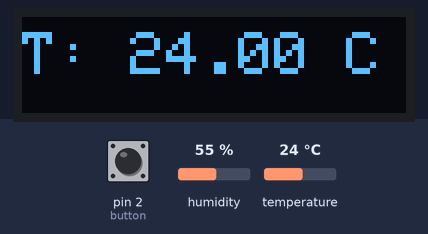
A sketch run on a simulated Arduino Uno, built with avr-gcc and run on an emulated ATmega328P. Shown: 128×32 one-colour display. The inputs (shaded band) are chosen by the test bench; at power-on: temperature 24 °C, pin 2 (button) HIGH, humidity 55 %.

Above: at 3.6 s.
3.7 s: temperature set to 12 °C
At 5.9 s:
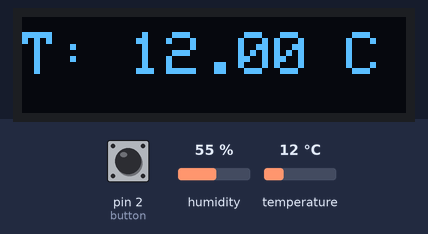
6.5 s: pin 2 (button) pulled LOW for 2.5 s
At 8.8 s:
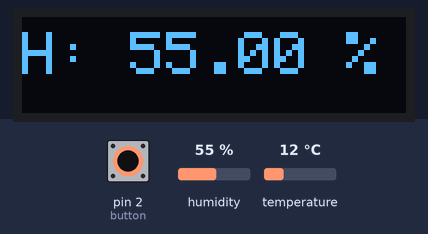
10.5 s: humidity set to 22 %
At 11.8 s:
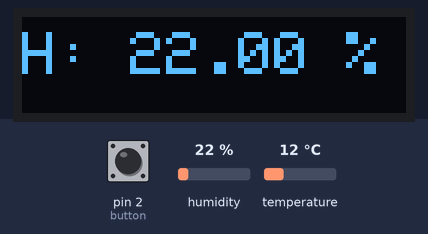
13.3 s: humidity set to 40 %
At 16.2 s:
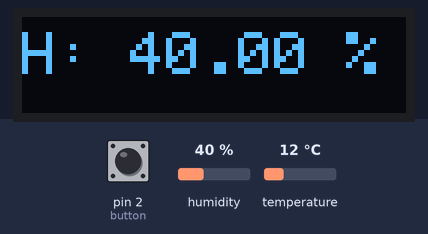
16.7 s: humidity set to 68 %
At 17.8 s:
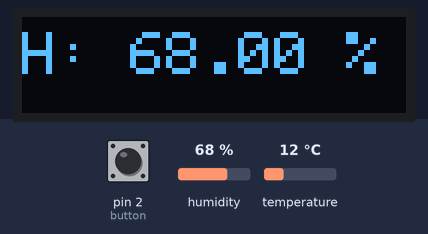
Timing chart, 0 to 19.7 s (numbered marks = the images above; inputs shaded):
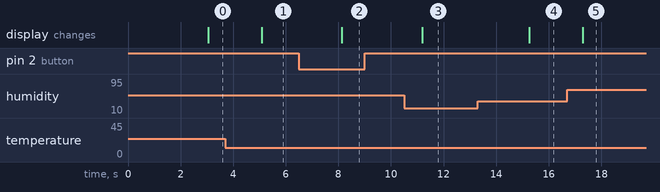

The sketch:

4-switch.ino
```cpp
#include <DHT.h>
#include <Adafruit_GFX.h>
#include <Adafruit_SSD1306.h>
#include <SPI.h>
#define DHTPin 8
#define SCREEN_WIDTH 128
#define SCREEN_HEIGTH 32
#define button 2

volatile bool status = false;

DHT dht(DHTPin, DHT22);
Adafruit_SSD1306 display(SCREEN_WIDTH, SCREEN_HEIGTH, &Wire, -1);

float temp, hum;
bool tempON = true;

void ISRoutine(){
  status = !status;
}

void setup() {
  Serial.begin(9600);
  dht.begin();
  pinMode(button, INPUT);
  attachInterrupt(digitalPinToInterrupt(button), ISRoutine, FALLING);

  if (!display.begin(SSD1306_SWITCHCAPVCC, 0x3C)){
    Serial.println(F("SSD1306 allocation failed"));
    for(;;);
  }

  delay(2000);
  display.clearDisplay();
  display.setTextSize(2);
  display.setTextColor(WHITE);
}

void loop() {
  if (status){
    tempON = !tempON;
    status = false;
  }

  display.clearDisplay();
  display.setCursor(0, 5);
  delay(1000);

  temp = dht.readTemperature();
  hum = dht.readHumidity();

  if (!isnan(temp) && !isnan(hum)) {
    if (tempON){
      display.println("T: " + String(temp) + " C");
    }
    else{
      display.println("H: " + String(hum) + " %");
    }
    display.display();
  } else {
    display.println("Failed to read sensor");
  }
}
```

Measured:
- after the input at 3.7 s, the display: changes after 1.4 s (image 1)
- after the input at 6.5 s, the display: changes after 1.6 s (image 2)
- after the input at 10.5 s, the display: changes after 0.69 s (image 3)
- after the input at 13.3 s, the display: changes after 2.0 s (image 4)
- after the input at 16.7 s, the display: changes after 0.59 s (image 5)
